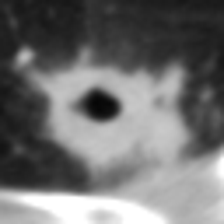
#> input picture sample_images/benign.png, 224 x 224 px
$ python image_analysis.py   (older library calls are emulated)
#> lines starting #> are read from the running program, lines starting #| are printed output that depends on the picture; after the words box and inside, x2 and y2 are one past the last pixel; in counts of white or black regions, pixels touching at a corner belong together; long printed decimals are rounded
#> the answer given: ../sample_images/benign.png
"""
=========================================================
PulmoVision AI
Image Analysis Utilities
=========================================================
"""

from pathlib import Path

import cv2
import numpy as np

from PIL import Image

from skimage.feature import graycomatrix, graycoprops


# -------------------------------------------------------
# Load Image
# -------------------------------------------------------

def load_image(image_path):

#> called with image_path = '../sample_images/benign.png'
    image = Image.open(image_path).convert("RGB")
#> image is the input picture: PIL image 224x224 RGB; min 6, max 255, mean 112

    return image


# -------------------------------------------------------
# Basic Statistics
# -------------------------------------------------------

def basic_statistics(image):

    image_np = np.array(image)

    gray = cv2.cvtColor(image_np, cv2.COLOR_RGB2GRAY)

    stats = {

        "Width": image.width,

        "Height": image.height,

        "Channels": image_np.shape[2],

        "MeanIntensity": float(np.mean(gray)),

        "StdIntensity": float(np.std(gray)),

        "MinIntensity": int(np.min(gray)),

        "MaxIntensity": int(np.max(gray))

    }
#> stats = {'Width': 224, 'Height': 224, 'Channels': 3, 'MeanIntensity': 112, 'StdIntensity': 70.55, 'MinIntensity': 6, 'MaxIntensity': 255}

    return stats


# -------------------------------------------------------
# Contrast & Brightness
# -------------------------------------------------------

def image_quality(image):

    image_np = np.array(image)

    gray = cv2.cvtColor(image_np, cv2.COLOR_RGB2GRAY)

    quality = {

        "Brightness": float(np.mean(gray)),

        "Contrast": float(np.std(gray))

    }
#> quality = {'Brightness': 112, 'Contrast': 70.55}

    return quality


# -------------------------------------------------------
# Texture Features (GLCM)
# -------------------------------------------------------

def texture_features(image):

    image_np = np.array(image)

    gray = cv2.cvtColor(image_np, cv2.COLOR_RGB2GRAY)

    glcm = graycomatrix(

        gray,

        distances=[1],

        angles=[0],

        levels=256,

        symmetric=True,

        normed=True

    )

    texture = {

        "GLCM_Contrast": float(graycoprops(glcm, "contrast")[0,0]),

        "GLCM_Correlation": float(graycoprops(glcm, "correlation")[0,0]),

        "GLCM_Energy": float(graycoprops(glcm, "energy")[0,0]),

        "GLCM_Homogeneity": float(graycoprops(glcm, "homogeneity")[0,0])

    }
#> texture = {'GLCM_Contrast': 8.18, 'GLCM_Correlation': 0.999, 'GLCM_Energy': 0.0519, 'GLCM_Homogeneity': 0.512}

    return texture


# -------------------------------------------------------
# Morphology
# -------------------------------------------------------

def morphology(image):

    image_np = np.array(image)

    gray = cv2.cvtColor(image_np, cv2.COLOR_RGB2GRAY)

    _, thresh = cv2.threshold(

        gray,

        0,

        255,

        cv2.THRESH_BINARY + cv2.THRESH_OTSU

    )
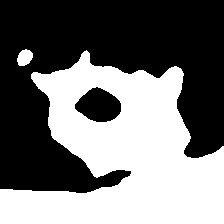
#> thresh: shape (224, 224); 45% white; 2 white regions

    contours, _ = cv2.findContours(

        thresh,

        cv2.RETR_EXTERNAL,

        cv2.CHAIN_APPROX_SIMPLE

    )
#> contours = 2 contours; box (x1, y1, x2, y2) and area: (0, 50, 224, 224) 23036, (17, 49, 33, 66) 177

    if len(contours) == 0:

        return {}

    contour = max(contours, key=cv2.contourArea)
#> contour = contour of 272 points, box (x1, y1, x2, y2) (0, 50, 224, 224), area 23036

    area = cv2.contourArea(contour)
#> area = 23036.5

    perimeter = cv2.arcLength(contour, True)
#> perimeter = 989.9

    x, y, w, h = cv2.boundingRect(contour)
#> x = 0; y = 50; w = 224; h = 174

    circularity = 0

    if perimeter > 0:

        circularity = (4 * np.pi * area) / (perimeter ** 2)
#> circularity = 0.295

    return {

        "Area": float(area),

        "Perimeter": float(perimeter),

        "BoundingWidth": int(w),

        "BoundingHeight": int(h),

        "Circularity": float(circularity)

    }


# -------------------------------------------------------
# Complete Analysis
# -------------------------------------------------------

def analyze_image(image_path):

    image = load_image(image_path)

    report = {}

    report.update(basic_statistics(image))

    report.update(image_quality(image))

    report.update(texture_features(image))

    report.update(morphology(image))

    return report


# -------------------------------------------------------
# Test
# -------------------------------------------------------

if __name__ == "__main__":

    IMAGE_PATH = input("Enter image path: ")

    report = analyze_image(IMAGE_PATH)
#> report = 18 items

    print("=" * 60)

    for key, value in report.items():

        print(f"{key:20s}: {value}")
#> this loop made 18 passes
#> (key, value) on passes 1 to 12: ('Width', 224), ('Height', 224), ('Channels', 3), ('MeanIntensity', 112), ('StdIntensity', 70.55), ('MinIntensity', 6), ('MaxIntensity', 255), ('Brightness', 112), ('Contrast', 70.55), ('GLCM_Contrast', 8.18), ('GLCM_Correlation', 0.999), ('GLCM_Energy', 0.0519)
#| Width               : 224
#| Height              : 224
#| Channels            : 3
#| MeanIntensity       : 111.993
#| StdIntensity        : 70.554
#| MinIntensity        : 6
#| MaxIntensity        : 255
#| Brightness          : 111.993
#> (further printed lines are left out)

    print("=" * 60)
